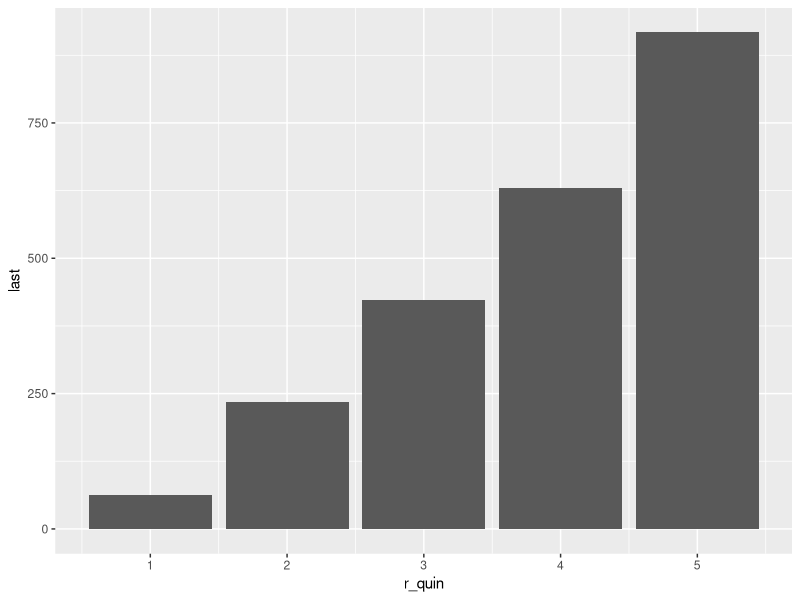
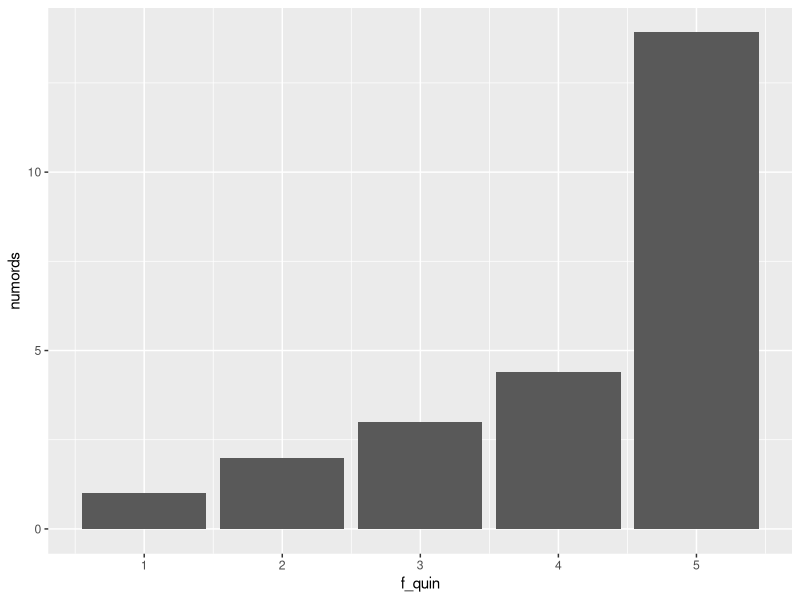
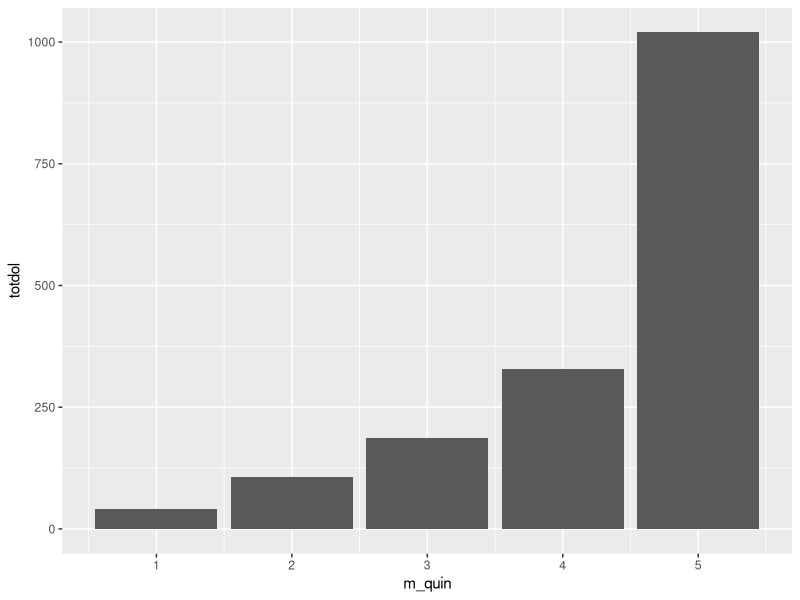
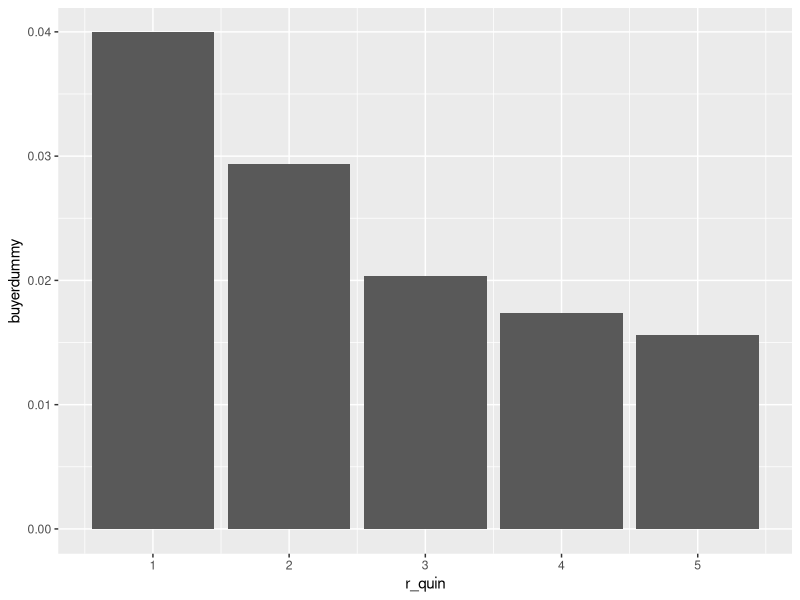
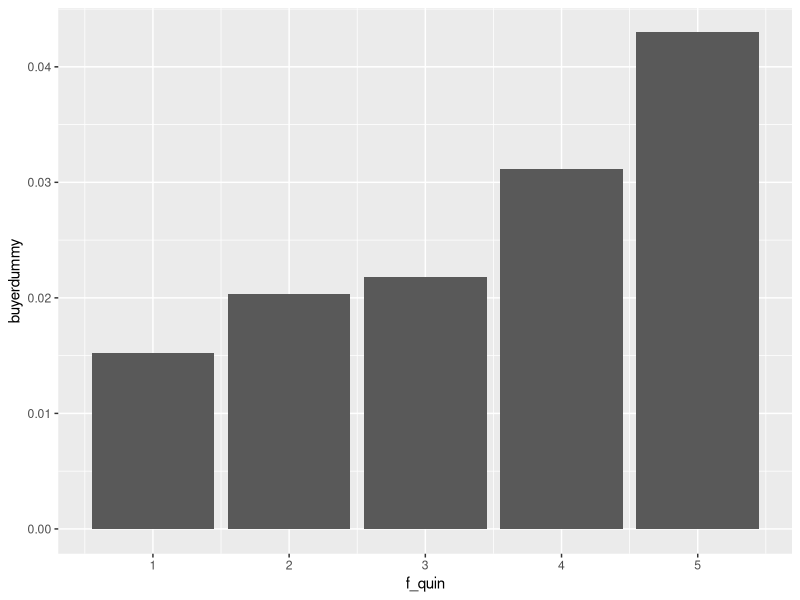
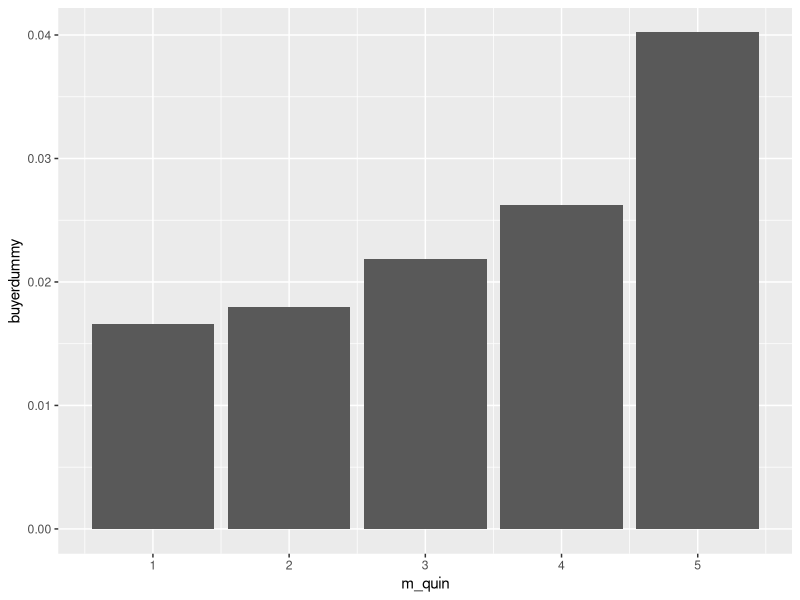
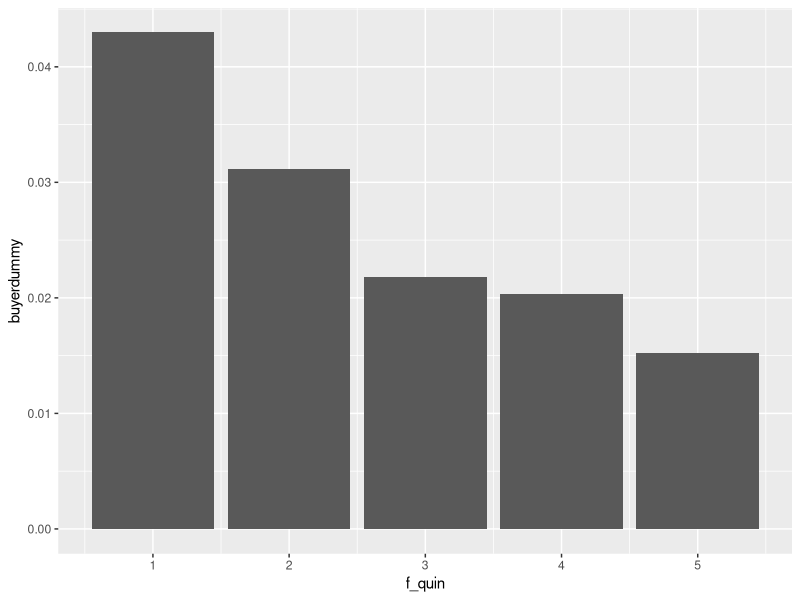
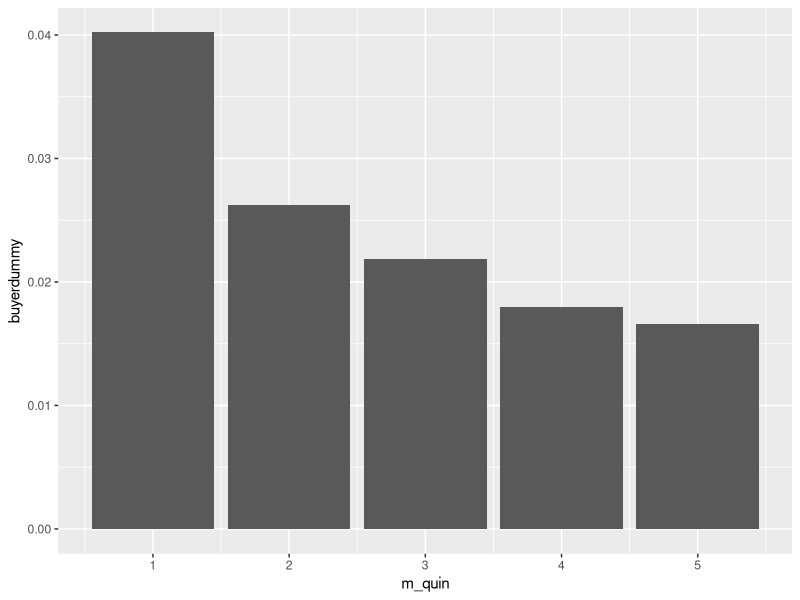

These charts were generated, in order, by the following R code:
## ---- chunk 1
knitr::opts_chunk$set(echo = TRUE)
## ---- chunk 2
#Loading the dataframe
library(readr)
Data<-read_csv('TuscanDataForRFMAnalysis.csv')
df<-Data
head(df)
## ---- chunk 3
library(tidyverse)
library(dplyr)
#Filtering the dataframe for customers buying from test catalog
test_cat<-filter(df, buyerdummy==1)
non_test_cat<-filter(df,buyerdummy==0)
#Percent of total customers who bought from test catalog
percentage_buyers_catalog<-(dim(test_cat)[1]/dim(df)[1])*100
percentage_buyers_catalog
## ---- chunk 4
#Summary Statistics of total dollar value of past purchases for customers buying in test catalog
summary_tot_spent<-summary(test_cat$totdol)
summary_tot_spent
sd_tot_spent<-sd(test_cat$totdol)
sd_tot_spent
mean_tot_spent<-mean(test_cat$totdol)
mean_tot_spent
#Summary statistics of spending by customers buying from test catalog using the test catalog
summary_spent_test_cat<-summary(test_cat$dollars)
summary_spent_test_cat
sd_spent_test_cat<-sd(test_cat$dollars)
sd_spent_test_cat
mean_spent_test_cat<-mean(test_cat$dollars)
mean_spent_test_cat
## ---- chunk 5
#Summary Statistics of total dollar value of past purchases for customers not buying in test catalog
summary_tot_spent_non<-summary(non_test_cat$totdol)
summary_tot_spent_non
sd_tot_spent_non<-sd(non_test_cat$totdol)
sd_tot_spent_non
mean_tot_spent_non<-mean(non_test_cat$totdol)
mean_tot_spent_non
#Summary statistics of spending by customers not buying from test catalog using the test catalog
summary_spent_test_cat_non<-summary(non_test_cat$dollars)
summary_spent_test_cat_non
sd_spent_test_cat_non<-sd(non_test_cat$dollars)
sd_spent_test_cat_non
mean_spent_test_cat_non<-mean(non_test_cat$dollars)
mean_spent_test_cat_non
## ---- chunk 6
#Summary Statistics of total dollar value of past purchases for customers 
summary_tot_spent_all<-summary(df$totdol)
summary_tot_spent_all
sd_tot_spent_all<-sd(df$totdol)
sd_tot_spent_all
mean_tot_spent_all<-mean(df$totdol)
mean_tot_spent_all
#Summary statistics of spending by customers 
summary_spent_test_cat_all<-summary(df$dollars)
summary_spent_test_cat_all
sd_spent_test_cat_all<-sd(df$dollars)
sd_spent_test_cat_all
mean_spent_test_cat_all<-mean(df$dollars)
mean_spent_test_cat_all
## ---- chunk 7
#Creating R, F, and M quintiles
df$r_quin <-.bincode(df$last, quantile(df$last, probs = seq(0, 1, 0.2)), right = TRUE,include.lowest = TRUE)
df$f_quin<-.bincode(df$numords, quantile(df$numords, probs = seq(0, 1, 0.2)), right = TRUE,include.lowest = TRUE)
df$m_quin<-.bincode(df$totdol, quantile(df$totdol, probs = seq(0, 1, 0.2)), right = TRUE,include.lowest = TRUE)
#Selecting the necessary columns
df_selected<-select(df,last,r_quin,numords,f_quin,totdol,m_quin)
#Showing the 5 selected observations information about R, F, M
head(df_selected,5)
## ---- chunk 8
library(ggplot2)
#Average of R by Quintile
ggplot(data=df,aes(x=r_quin,y=last)) + 
  geom_bar(stat = "summary", fun.y = "mean")
#Average of F by Quintile
ggplot(data=df,aes(x=f_quin,y=numords)) +
  geom_bar(stat="summary",fun.y="mean")
#Average of M by Quintile
ggplot(data=df,aes(x=m_quin,y=totdol)) +
  geom_bar(stat="summary",fun.y="mean")
## ---- chunk 9
#Predictive Nature of Recency for buying probability
ggplot(data=df,aes(x=r_quin,y=buyerdummy)) + 
  geom_bar(stat = "summary", fun.y = "mean")
#From this graph it is observed that the most recent purchasers are the most likely to buy
#Predictive Nature of Frequency for buying probability
ggplot(data=df,aes(x=f_quin,y=buyerdummy)) +
  geom_bar(stat="summary",fun.y="mean")
#From this graph it is observed that the first quintile isn't occupied by people with highest probability of purchase
#Predictive Nature of Monetary for buying probability
ggplot(data=df,aes(x=m_quin,y=buyerdummy)) +
  geom_bar(stat="summary",fun.y="mean")
#From this graph it is observed that the first quintile isn't occupied by people with the highest spending
## ---- chunk 10
#Reordering f_quin so group 1 is most likely to buy
df$f_quin<-6-df$f_quin
ggplot(data=df,aes(x=f_quin,y=buyerdummy)) +
  geom_bar(stat="summary",fun.y="mean")
## ---- chunk 11
#Reordering m_quin so group 1 is most likely to buy
df$m_quin<-6-df$m_quin
ggplot(data=df,aes(x=m_quin,y=buyerdummy)) +
  geom_bar(stat="summary",fun.y="mean")
## ---- chunk 12
#Creating RFM Composite Index
df$rfm_ind<-(100*df$r_quin)+(10*df$f_quin)+(df$m_quin)
#Average response rate for each composite segment
df$rfm_response<-ave(df$buyerdummy,df$rfm_ind)
head(df)
ggplot(data = df, aes(x = as.factor(rfm_ind), y = buyerdummy)) +
  geom_bar(stat = "summary", fun.y = "mean")+ labs(title="% Buyers by RFM Index", x="RFM Index", y="% Buyer") 
## ---- chunk 13
#It was observed that there are about 2.456% of customers who purchase from the test catalog implying that 2.456% of customers from all the customers mailed to will purchase from the test catalog
rem_cust<-1834469
cost_mailing<-1
rev_cust<-mean_spent_test_cat
buyer_expect<-round((percentage_buyers_catalog*rem_cust)/100,0)
buyer_expect
## ---- chunk 14
#Net Profit from revenue and cost of the marketing technique adopted
tot_rev<-rev_cust*buyer_expect
cost_gs<-0.5*tot_rev
tot_mail_cost<-cost_mailing*rem_cust
tot_cost<-cost_gs+tot_mail_cost
net_profit<-tot_rev-tot_cost
net_profit
## ---- chunk 15
#The return on marketing expenditure as a percent
return_market_exp<-(net_profit/tot_mail_cost)*100
return_market_exp
## ---- chunk 16
#In order to calculate the break-even response rate there is a need to use average revenue per customer, cost of mailing an offer, and cost of goods and services
c_gs_one<-0.5*rev_cust
break_even_rate<-(cost_mailing/(rev_cust-(c_gs_one)))*100
break_even_rate
## ---- chunk 17
break_even_rate1<-break_even_rate/100
df$targeted[df$rfm_response>break_even_rate1]<-1
df$targeted[df$rfm_response<=break_even_rate1]<-0
head(df)
## ---- chunk 18
tabled<-table(as.integer(df$targeted))/nrow(df)
optimum_market_fraction<-tabled[2]
optimum_market_fraction
## ---- chunk 19
library(psych)
summed_stats_by_test_cat<-describeBy(df$buyerdummy,df$targeted)
summed_stats_by_test_cat
avg_response_rate<-0.03
avg_response_rate
## ---- chunk 20
#Number of mails sent under the targeted policy
sent_mail_num<-rem_cust*mean(df$targeted)
sent_mail_num
#Expected number of responses under the targeted policy
exp_responses_num<-sent_mail_num*mean(df[df$targeted==1,]$buyerdummy)
exp_responses_num
## ---- chunk 21
#Net Profit achieved from targeted policy
mail_cost_targeted<-cost_mailing*sent_mail_num
net_profit_targeted<-((rev_cust-c_gs_one)*exp_responses_num)-(mail_cost_targeted)
net_profit_targeted
## ---- chunk 22
roi_targeted<-(net_profit_targeted/mail_cost_targeted)*100
roi_targeted
